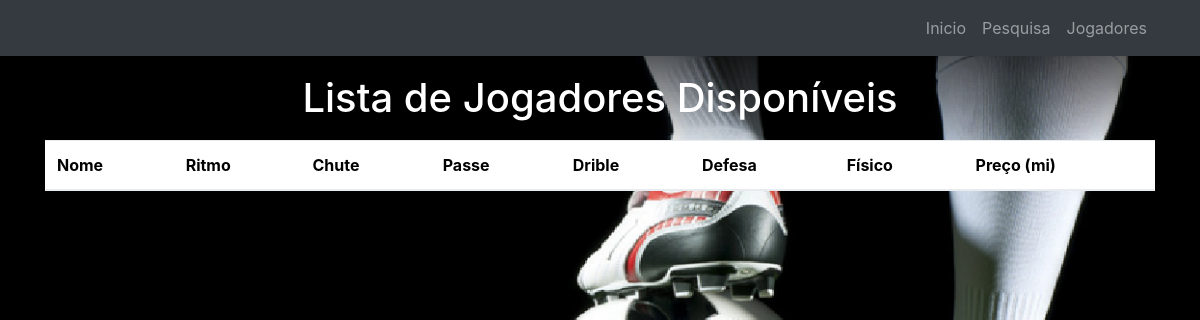
The page /jogador/lista on the database as committed earlier.
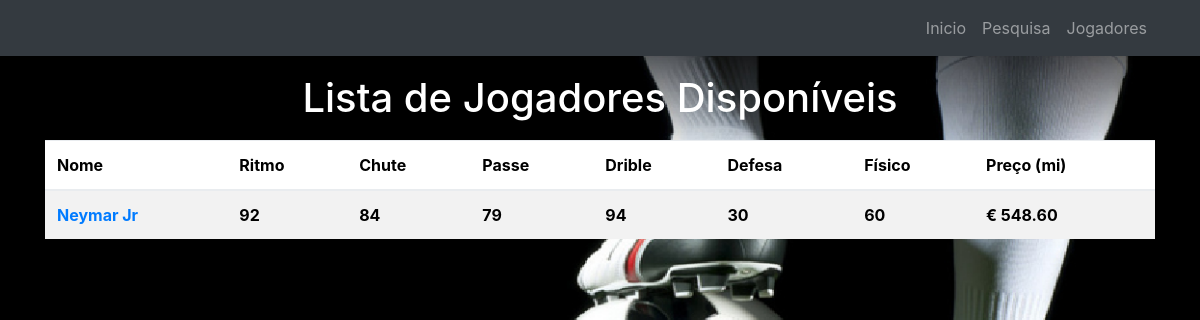
The same page on the database as committed later.
### jogador/models.py (models this page shows, shortened)
class Jogador(models.Model):
	nome = models.CharField(max_length=200)
	idade = models.IntegerField()
	altura = models.DecimalField(max_digits=3, decimal_places=2)
	POSICOES = (
		('ATA', 'Atacante'),
		('MEI', 'Meio-Campo'),
		('ZAG', 'Zagueiro'),
		('LAT', 'Lateral'),
	)
	posicao = models.CharField(choices=POSICOES, max_length=3)
	preco = models.DecimalField(max_digits=5, decimal_places=2)
	clube = models.ForeignKey(Clube)
	ritmo = models.IntegerField()
	chute = models.IntegerField()
	passe = models.IntegerField()
	drible = models.IntegerField()
	defesa = models.IntegerField()
	fisico = models.IntegerField()

### jogador/views.py (the view)
def lista(request):
	jogadores_list = Jogador.objects.order_by('nome')
	return render(request, 'jogador/lista.html', {'jogadores_list':jogadores_list})

### jogador/templates/jogador/lista.html
{% extends 'jogador/base.html' %}
{% block content %}
    <h1 class="text-center">Lista de Jogadores Disponíveis</h1>
    <table class="margem table tabela-pesquisa table-striped">
      <thead>
        <tr>
          <th>Nome</th>
          <th>Ritmo</th>
          <th>Chute</th>
          <th>Passe</th>
          <th>Drible</th>
          <th>Defesa</th>
          <th>Físico</th>
          <th>Preço (mi)</th>
        </tr>
      </thead>
      <tbody>
        {% for jogador in jogadores_list %}
        <tr>
          <th><a href="/jogador/perfil/{{jogador.id}}">{{jogador.nome}}</a></th>
          <th>{{jogador.ritmo}}</th>
          <th>{{jogador.chute}}</th>
          <th>{{jogador.passe}}</th>
          <th>{{jogador.drible}}</th>
          <th>{{jogador.defesa}}</th>
          <th>{{jogador.fisico}}</th>
          <th>€ {{jogador.preco}}</th>
        </tr>
        {% endfor %}
      </tbody>
    </table>
{% endblock%}

### jogador/templates/jogador/base.html (shortened to what this page needs)
<!DOCTYPE html>
<html lang="en">
  <head>
    <link href="/static/jogador/vendor/bootstrap/css/bootstrap.min.css" rel="stylesheet">
    <link href="/static/jogador/css/site.css" rel="stylesheet">
    <link href="/static/jogador/css/logo-nav.css" rel="stylesheet">
  </head>
  <body>
    <nav class="navbar navbar-expand-lg navbar-dark bg-dark fixed-top">
      <div class="container">
        <div class="collapse navbar-collapse" id="navbarResponsive">
          <ul class="navbar-nav ml-auto">
            <li class="nav-item">
              <a class="nav-link" href="/jogador">Inicio
              </a>
            </li>
            <li class="nav-item">
              <a class="nav-link" href="/jogador/pesquisa">Pesquisa</a>
            </li>
            <li class="nav-item">
              <a class="nav-link" href="/jogador/lista">Jogadores</a>
            </li>
          </ul>
        </div>
      </div>
    </nav>
    <div class="conteudo container">
    	{% block content %}
      {% endblock %}
    </div>
  </body>
</html>

### jogador/static/jogador/css/site.css (style rules this page uses)
body { background-image: url("PDFI.png"); background-color: #001a00; background-repeat: no-repeat; background-size: cover; color: white; }
.margem { margin-top: 20px; }
.conteudo { margin-top: 20px; }
.tabela-pesquisa { background-color: white !important; color: black !important; }

### jogador/static/jogador/css/logo-nav.css (style rules this page uses)
body { padding-top: 54px; }
@media (min-width: 992px) { body { padding-top: 56px; } }

Rows that differ between the two databases and show on the page:
added Jogador: nome "Neymar Jr", ritmo "92", chute "84", passe "79", drible "94", defesa "30", fisico "60", preco "548.60"
